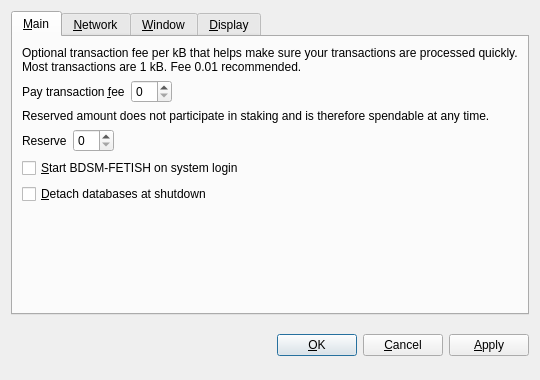
<?xml version="1.0" encoding="UTF-8"?>
<ui version="4.0">
 <class>OptionsDialog</class>
 <widget class="QDialog" name="OptionsDialog">
  <property name="geometry">
   <rect>
    <x>0</x>
    <y>0</y>
    <width>540</width>
    <height>380</height>
   </rect>
  </property>
  <property name="windowTitle">
   <string>Options</string>
  </property>
  <property name="modal">
   <bool>true</bool>
  </property>
  <layout class="QVBoxLayout" name="verticalLayout">
   <item>
    <widget class="QTabWidget" name="tabWidget">
     <property name="tabPosition">
      <enum>QTabWidget::North</enum>
     </property>
     <property name="currentIndex">
      <number>0</number>
     </property>
     <widget class="QWidget" name="tabMain">
      <attribute name="title">
       <string>&amp;Main</string>
      </attribute>
      <layout class="QVBoxLayout" name="verticalLayout_Main">
       <item>
        <widget class="QLabel" name="transactionFeeInfoLabel">
         <property name="text">
          <string>Optional transaction fee per kB that helps make sure your transactions are processed quickly. Most transactions are 1 kB. Fee 0.01 recommended.</string>
         </property>
         <property name="textFormat">
          <enum>Qt::PlainText</enum>
         </property>
         <property name="wordWrap">
          <bool>true</bool>
         </property>
        </widget>
       </item>
       <item>
        <layout class="QHBoxLayout" name="horizontalLayoutFee">
         <item>
          <widget class="QLabel" name="transactionFeeLabel">
           <property name="text">
            <string>Pay transaction &amp;fee</string>
           </property>
           <property name="textFormat">
            <enum>Qt::PlainText</enum>
           </property>
           <property name="buddy">
            <cstring>transactionFee</cstring>
           </property>
          </widget>
         </item>
         <item>
          <widget class="BitcoinAmountField" name="transactionFee"/>
         </item>
         <item>
          <spacer name="horizontalSpacerFee">
           <property name="orientation">
            <enum>Qt::Horizontal</enum>
           </property>
           <property name="sizeHint" stdset="0">
            <size>
             <width>40</width>
             <height>20</height>
            </size>
           </property>
          </spacer>
         </item>
        </layout>
       </item>
       <item>
        <widget class="QLabel" name="reserveBalanceInfoLabel">
         <property name="text">
          <string>Reserved amount does not participate in staking and is therefore spendable at any time.</string>
         </property>
         <property name="textFormat">
          <enum>Qt::PlainText</enum>
         </property>
         <property name="wordWrap">
          <bool>true</bool>
         </property>
        </widget>
       </item>
       <item>
        <layout class="QHBoxLayout" name="horizontalLayoutReserveBalance">
         <item>
          <widget class="QLabel" name="reserveBalanceLabel">
           <property name="text">
            <string>Reserve</string>
           </property>
           <property name="textFormat">
            <enum>Qt::PlainText</enum>
           </property>
           <property name="buddy">
            <cstring>reserveBalance</cstring>
           </property>
          </widget>
         </item>
         <item>
          <widget class="BitcoinAmountField" name="reserveBalance"/>
         </item>
         <item>
          <spacer name="horizontalSpacerReserveBalance">
           <property name="orientation">
            <enum>Qt::Horizontal</enum>
           </property>
           <property name="sizeHint" stdset="0">
            <size>
             <width>40</width>
             <height>20</height>
            </size>
           </property>
          </spacer>
         </item>
        </layout>
       </item>
       <item>
        <widget class="QCheckBox" name="bitcoinAtStartup">
         <property name="toolTip">
          <string>Automatically start BDSM-FETISH after logging in to the system.</string>
         </property>
         <property name="text">
          <string>&amp;Start BDSM-FETISH on system login</string>
         </property>
        </widget>
       </item>
       <item>
        <widget class="QCheckBox" name="detachDatabases">
         <property name="toolTip">
          <string>Detach block and address databases at shutdown. This means they can be moved to another data directory, but it slows down shutdown. The wallet is always detached.</string>
         </property>
         <property name="text">
          <string>&amp;Detach databases at shutdown</string>
         </property>
        </widget>
       </item>
       <item>
        <spacer name="verticalSpacer_Main">
         <property name="orientation">
          <enum>Qt::Vertical</enum>
         </property>
         <property name="sizeHint" stdset="0">
          <size>
           <width>20</width>
           <height>40</height>
          </size>
         </property>
        </spacer>
       </item>
      </layout>
     </widget>
     <widget class="QWidget" name="tabNetwork">
      <attribute name="title">
       <string>&amp;Network</string>
      </attribute>
      <layout class="QVBoxLayout" name="verticalLayout_Network">
       <item>
        <widget class="QCheckBox" name="mapPortUpnp">
         <property name="toolTip">
          <string>Automatically open the BDSM-FETISH client port on the router. This only works when your router supports UPnP and it is enabled.</string>
         </property>
         <property name="text">
          <string>Map port using &amp;UPnP</string>
         </property>
        </widget>
       </item>
       <item>
        <widget class="QCheckBox" name="connectSocks">
         <property name="toolTip">
          <string>Connect to the BDSM-FETISH network through a SOCKS proxy (e.g. when connecting through Tor).</string>
         </property>
         <property name="text">
          <string>&amp;Connect through SOCKS proxy:</string>
         </property>
        </widget>
       </item>
       <item>
        <layout class="QHBoxLayout" name="horizontalLayout_Network">
         <item>
          <widget class="QLabel" name="proxyIpLabel">
           <property name="text">
            <string>Proxy &amp;IP:</string>
           </property>
           <property name="textFormat">
            <enum>Qt::PlainText</enum>
           </property>
           <property name="buddy">
            <cstring>proxyIp</cstring>
           </property>
          </widget>
         </item>
         <item>
          <widget class="QValidatedLineEdit" name="proxyIp">
           <property name="maximumSize">
            <size>
             <width>140</width>
             <height>16777215</height>
            </size>
           </property>
           <property name="toolTip">
            <string>IP address of the proxy (e.g. 127.0.0.1)</string>
           </property>
          </widget>
         </item>
         <item>
          <widget class="QLabel" name="proxyPortLabel">
           <property name="text">
            <string>&amp;Port:</string>
           </property>
           <property name="textFormat">
            <enum>Qt::PlainText</enum>
           </property>
           <property name="buddy">
            <cstring>proxyPort</cstring>
           </property>
          </widget>
         </item>
         <item>
          <widget class="QLineEdit" name="proxyPort">
           <property name="maximumSize">
            <size>
             <width>55</width>
             <height>16777215</height>
            </size>
           </property>
           <property name="toolTip">
            <string>Port of the proxy (e.g. 9050)</string>
           </property>
          </widget>
         </item>
         <item>
          <widget class="QLabel" name="socksVersionLabel">
           <property name="text">
            <string>SOCKS &amp;Version:</string>
           </property>
           <property name="textFormat">
            <enum>Qt::PlainText</enum>
           </property>
           <property name="buddy">
            <cstring>socksVersion</cstring>
           </property>
          </widget>
         </item>
         <item>
          <widget class="QValueComboBox" name="socksVersion">
           <property name="toolTip">
            <string>SOCKS version of the proxy (e.g. 5)</string>
           </property>
          </widget>
         </item>
         <item>
          <spacer name="horizontalSpacer_Network">
           <property name="orientation">
            <enum>Qt::Horizontal</enum>
           </property>
           <property name="sizeHint" stdset="0">
            <size>
             <width>40</width>
             <height>20</height>
            </size>
           </property>
          </spacer>
         </item>
        </layout>
       </item>
       <item>
        <spacer name="verticalSpacer_Network">
         <property name="orientation">
          <enum>Qt::Vertical</enum>
         </property>
         <property name="sizeHint" stdset="0">
          <size>
           <width>20</width>
           <height>40</height>
          </size>
         </property>
        </spacer>
       </item>
      </layout>
     </widget>
     <widget class="QWidget" name="tabWindow">
      <attribute name="title">
       <string>&amp;Window</string>
      </attribute>
      <layout class="QVBoxLayout" name="verticalLayout_Window">
       <item>
        <widget class="QCheckBox" name="minimizeToTray">
         <property name="toolTip">
          <string>Show only a tray icon after minimizing the window.</string>
         </property>
         <property name="text">
          <string>&amp;Minimize to the tray instead of the taskbar</string>
         </property>
        </widget>
       </item>
       <item>
        <widget class="QCheckBox" name="minimizeOnClose">
         <property name="toolTip">
          <string>Minimize instead of exit the application when the window is closed. When this option is enabled, the application will be closed only after selecting Quit in the menu.</string>
         </property>
         <property name="text">
          <string>M&amp;inimize on close</string>
         </property>
        </widget>
       </item>
       <item>
        <spacer name="verticalSpacer_Window">
         <property name="orientation">
          <enum>Qt::Vertical</enum>
         </property>
         <property name="sizeHint" stdset="0">
          <size>
           <width>20</width>
           <height>40</height>
          </size>
         </property>
        </spacer>
       </item>
      </layout>
     </widget>
     <widget class="QWidget" name="tabDisplay">
      <attribute name="title">
       <string>&amp;Display</string>
      </attribute>
      <layout class="QVBoxLayout" name="verticalLayout_Display">
       <item>
        <layout class="QHBoxLayout" name="horizontalLayout_1_Display">
         <item>
          <widget class="QLabel" name="langLabel">
           <property name="text">
            <string>User Interface &amp;language:</string>
           </property>
           <property name="textFormat">
            <enum>Qt::PlainText</enum>
           </property>
           <property name="buddy">
            <cstring>lang</cstring>
           </property>
          </widget>
         </item>
         <item>
          <widget class="QValueComboBox" name="lang">
           <property name="toolTip">
            <string>The user interface language can be set here. This setting will take effect after restarting BDSM-FETISH.</string>
           </property>
          </widget>
         </item>
        </layout>
       </item>
       <item>
        <layout class="QHBoxLayout" name="horizontalLayout_2_Display">
         <item>
          <widget class="QLabel" name="unitLabel">
           <property name="text">
            <string>&amp;Unit to show amounts in:</string>
           </property>
           <property name="textFormat">
            <enum>Qt::PlainText</enum>
           </property>
           <property name="buddy">
            <cstring>unit</cstring>
           </property>
          </widget>
         </item>
         <item>
          <widget class="QValueComboBox" name="unit">
           <property name="toolTip">
            <string>Choose the default subdivision unit to show in the interface and when sending coins.</string>
           </property>
          </widget>
         </item>
        </layout>
       </item>
       <item>
        <widget class="QCheckBox" name="displayAddresses">
         <property name="toolTip">
          <string>Whether to show BDSM-FETISH addresses in the transaction list or not.</string>
         </property>
         <property name="text">
          <string>&amp;Display addresses in transaction list</string>
         </property>
        </widget>
       </item>
       <item>
        <widget class="QCheckBox" name="coinControlFeatures">
         <property name="toolTip">
          <string>Whether to show coin control features or not.</string>
         </property>
         <property name="text">
          <string>Display coin &amp;control features (experts only!)</string>
         </property>
        </widget>
       </item>
       <item>
        <spacer name="verticalSpacer_Display">
         <property name="orientation">
          <enum>Qt::Vertical</enum>
         </property>
         <property name="sizeHint" stdset="0">
          <size>
           <width>20</width>
           <height>40</height>
          </size>
         </property>
        </spacer>
       </item>
      </layout>
     </widget>
    </widget>
   </item>
   <item>
    <layout class="QHBoxLayout" name="horizontalLayout_Buttons">
     <item>
      <spacer name="horizontalSpacer_1">
       <property name="orientation">
        <enum>Qt::Horizontal</enum>
       </property>
       <property name="sizeHint" stdset="0">
        <size>
         <width>40</width>
         <height>48</height>
        </size>
       </property>
      </spacer>
     </item>
     <item>
      <widget class="QLabel" name="statusLabel">
       <property name="font">
        <font>
         <weight>75</weight>
         <bold>true</bold>
        </font>
       </property>
       <property name="text">
        <string/>
       </property>
       <property name="textFormat">
        <enum>Qt::PlainText</enum>
       </property>
       <property name="wordWrap">
        <bool>true</bool>
       </property>
      </widget>
     </item>
     <item>
      <spacer name="horizontalSpacer_2">
       <property name="orientation">
        <enum>Qt::Horizontal</enum>
       </property>
       <property name="sizeHint" stdset="0">
        <size>
         <width>40</width>
         <height>48</height>
        </size>
       </property>
      </spacer>
     </item>
     <item>
      <widget class="QPushButton" name="okButton">
       <property name="text">
        <string>&amp;OK</string>
       </property>
      </widget>
     </item>
     <item>
      <widget class="QPushButton" name="cancelButton">
       <property name="text">
        <string>&amp;Cancel</string>
       </property>
       <property name="autoDefault">
        <bool>false</bool>
       </property>
      </widget>
     </item>
     <item>
      <widget class="QPushButton" name="applyButton">
       <property name="text">
        <string>&amp;Apply</string>
       </property>
       <property name="autoDefault">
        <bool>false</bool>
       </property>
      </widget>
     </item>
    </layout>
   </item>
  </layout>
 </widget>
 <customwidgets>
  <customwidget>
   <class>BitcoinAmountField</class>
   <extends>QSpinBox</extends>
   <header>bitcoinamountfield.h</header>
  </customwidget>
  <customwidget>
   <class>QValueComboBox</class>
   <extends>QComboBox</extends>
   <header>qvaluecombobox.h</header>
  </customwidget>
  <customwidget>
   <class>QValidatedLineEdit</class>
   <extends>QLineEdit</extends>
   <header>qvalidatedlineedit.h</header>
  </customwidget>
 </customwidgets>
 <resources/>
 <connections/>
</ui>
